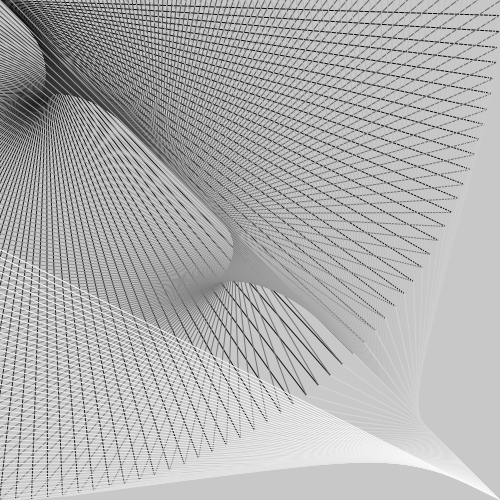
Frame 1 (no input)
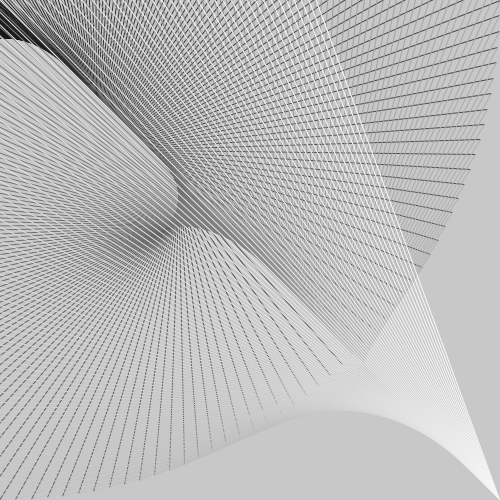
Frame 60 (the mouse pressed at the canvas centre just before this capture)
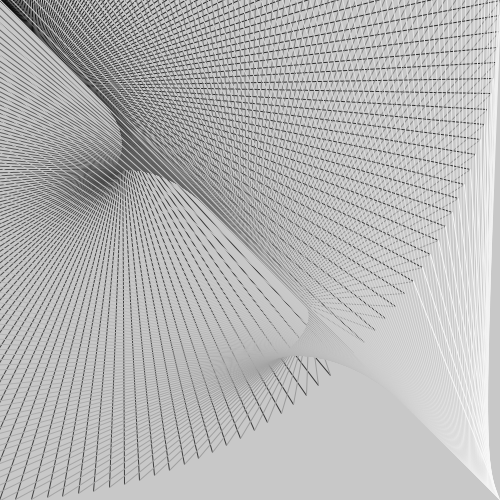
Frame 120 (the mouse held since frame 60 and released just before this capture)

The Processing sketch that drew these frames (run headless with seeded random() and noise(); from frame 60 on, the mouse is pressed at the canvas centre):

// Processing sketch: processing_95334
// ── processing_95334.pde

void setup(){
    size(500, 500);
}
int frame = 0;

void draw() {
    background(200);
    frame = frame + 1;
    
    for( int i = 0; i < 500; i ++) {
    
        stroke( i / 2);
        float angle = (frame + i) * PI * 0.01;
        
        line (i, i, width * cos(angle), height * sin(angle));
        
    }
        
}
